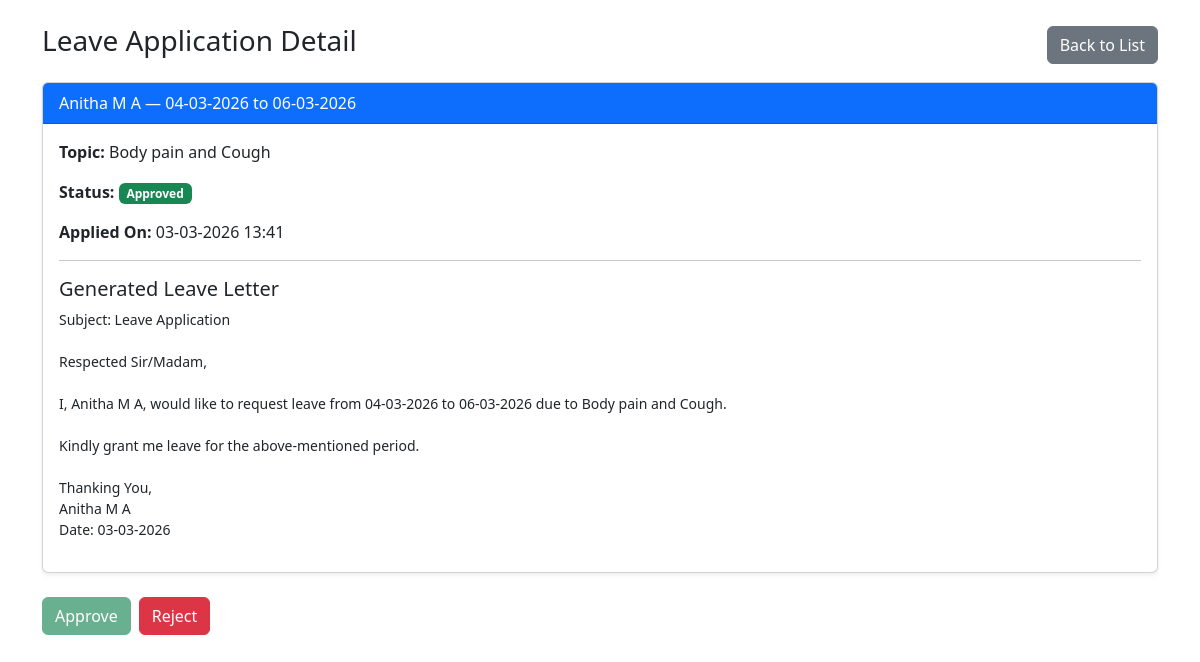
Page /faculty/admin/leaves/1/ on the committed database.
### faculty/models.py (models this page shows, shortened)
class LeaveApplication(models.Model):
    STATUS_PENDING = 'Pending'
    STATUS_APPROVED = 'Approved'
    STATUS_REJECTED = 'Rejected'
    STATUS_CHOICES = [
        (STATUS_PENDING, 'Pending'),
        (STATUS_APPROVED, 'Approved'),
        (STATUS_REJECTED, 'Rejected'),
    ]
    faculty = models.ForeignKey(
        Faculty,
        on_delete=models.CASCADE,
        related_name='leave_applications'
    )
    from_date = models.DateField()
    to_date = models.DateField()
    topic = models.CharField(max_length=255)
    generated_letter = models.TextField()
    status = models.CharField(
        max_length=20,
        choices=STATUS_CHOICES,
        default=STATUS_PENDING
    )
    applied_on = models.DateTimeField(auto_now_add=True)

### accounts/models.py (models this page shows, shortened)
class Faculty(models.Model):
    faculty_id = models.CharField(max_length=20, unique=True)
    name = models.CharField(max_length=100)
    phone = models.CharField(max_length=15)
    password = models.CharField(max_length=100)  # For demo only
    is_absent = models.BooleanField(default=False)

### faculty/views.py (the view, shortened to what this page needs)
# urls.py: path('admin/leaves/<int:pk>/', views.leave_application_detail_admin, name='leave_application_detail_admin'),
def leave_application_detail_admin(request, pk):
    application = get_object_or_404(LeaveApplication, pk=pk)
    return render(request, 'faculty/leave_detail_admin.html', {'application': application})

### faculty/templates/faculty/leave_detail_admin.html (shortened to what this page needs)
{% load static %}
<!DOCTYPE html>
<html>
<head>
    <link href="https://cdn.jsdelivr.net/npm/bootstrap@5.3.0/dist/css/bootstrap.min.css" rel="stylesheet">
</head>
<body class="container mt-4">
<div class="d-flex justify-content-between align-items-center mb-3">
    <h3>Leave Application Detail</h3>
    <a href="{% url 'leave_applications_admin' %}" class="btn btn-secondary">Back to List</a>
</div>
<div class="card shadow-sm mb-4">
    <div class="card-header bg-primary text-white">
        {{ application.faculty.name }} &mdash;
        {{ application.from_date|date:"d-m-Y" }} to {{ application.to_date|date:"d-m-Y" }}
    </div>
    <div class="card-body">
        <p><strong>Topic:</strong> {{ application.topic }}</p>
        <p><strong>Status:</strong>
            {% if application.status == "Approved" %}
                <span class="badge bg-success">{{ application.status }}</span>
            {% elif application.status == "Rejected" %}
                <span class="badge bg-danger">{{ application.status }}</span>
            {% else %}
                <span class="badge bg-warning text-dark">{{ application.status }}</span>
            {% endif %}
        </p>
        <p><strong>Applied On:</strong> {{ application.applied_on|date:"d-m-Y H:i" }}</p>
        <hr>
        <h5>Generated Leave Letter</h5>
        <pre style="white-space: pre-wrap; font-family: inherit;">{{ application.generated_letter }}</pre>
    </div>
</div>
<form method="post" class="d-flex gap-2">
    <button type="submit" name="action" value="approve" class="btn btn-success"
            {% if application.status == "Approved" %}disabled{% endif %}>
        Approve
    </button>
    <button type="submit" name="action" value="reject" class="btn btn-danger"
            {% if application.status == "Rejected" %}disabled{% endif %}>
        Reject
    </button>
</form>
</body>
</html>

### rows in the picture
LeaveApplication: faculty.name "Anitha M A", from_date "04-03-2026", to_date "06-03-2026", topic "Body pain and Cough", status "Approved", applied_on "03-03-2026 13:41", generated_letter "Subject: Leave Application Respected Sir/Madam, I, Anitha M A, would like to request leave from 04-03-2026 to 06-03-2026 due to Body pain and Cough. Kindly grant me leave for the above-mentioned period. Thanking You, Anitha M A Date: 03-03-2026"
